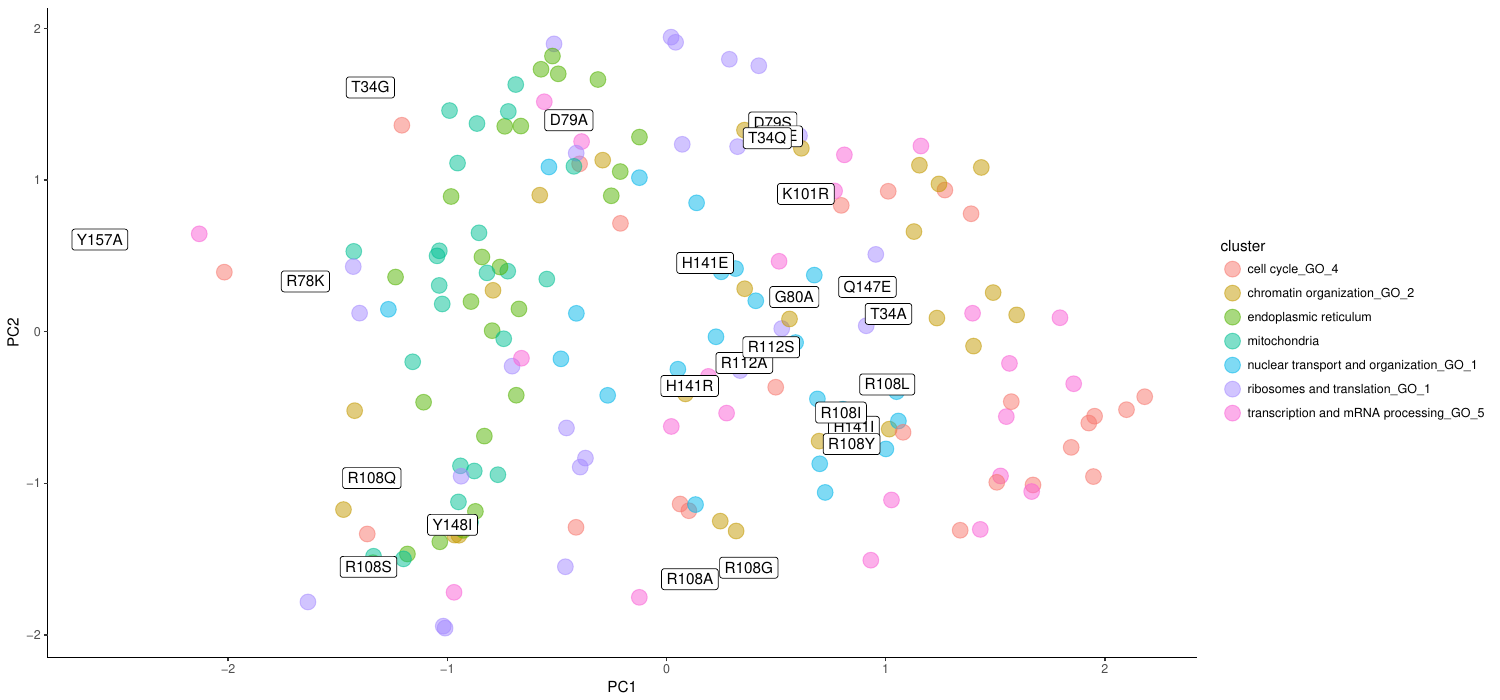

Recreate this plot in R.
library(tidyverse)
library(mclust)
library(ggcorrplot)
library(pcaMethods)

##### correlations between mutants
load("clustered_correlations/correlation_RData/mutants_only.RData")
mutants <- c("T34G","D79A","H141E","D79S","T34Q","R112S","R112A","R78K",
             "H141R","K101R","T34E","R108Y","NTER3XFLAG WT","CTER3XFLAG WT","R108G","R108Q",
             "Q147E","R108L","H141I","R108A","T34A","Y148I","G80A","Y157A",
             "R108S","R108I","K143Y","T34N","N84Y","E115I","K154M","T137G",
             "K143W","T139A","N105L","GSP1-NAT","K143H","K132H","K169I","K129F",
             "A180T","E115A","N105V","H141V","T34S","K129E","K129I","F58L",
             "N102I","T34D","T139R","N102K","T34L","T34Y","Q147L","F58A",
             "N102M","R108D","K129T")
selected_mutants <- c("T34G","D79A","H141E","D79S","T34Q","R112S","R112A","R78K",
             "H141R","K101R","T34E","R108Y","R108G","R108Q",
             "Q147E","R108L","H141I","R108A","T34A","Y148I","G80A","Y157A",
             "R108S","R108I")
cluster_annotation <- read_tsv("clustered_correlations/clusters/GO_slims_2018-03-05_pearson_complete_clusters.txt", col_names = T)
correlations_df <- as_tibble(correlations_df)
clusters_to_consider <- read_tsv("choose_clusters/clusters_to_consider.txt")
representative_clusters <- read_tsv("choose_clusters/representative_clusters.txt")
correlations_df_to_consider <- correlations_df %>% 
  filter(cluster %in% clusters_to_consider$clusters_to_consider)

# correlation between clusters
corr_spread <- correlations_df_to_consider %>% 
  mutate("pair" = str_c(Gene_uniq1, Gene_uniq2, sep = " ")) %>% 
  select(pair, cluster, correlation) %>%
  spread(cluster, correlation)
corr_spread_matrix <- as.matrix(corr_spread[, -1])
rownames(corr_spread_matrix) <- corr_spread$pair
##### correlations between mutants
cormat <- cor(corr_spread_matrix[,], use = "pairwise.complete.obs")
cormat %>% ggcorrplot(hc.order = TRUE, tl.cex = 5,
                      outline.col = "white",
                      insig = "blank") + ggtitle("Pearson correlation")


# correlation between mutations
first_half <- correlations_df_to_consider %>% 
  mutate("mut_cluster" = str_c(Gene_uniq2, cluster, sep = " ")) %>% 
  select("mutant" = Gene_uniq1, mut_cluster, correlation)
second_half <- correlations_df_to_consider %>% 
  mutate("mut_cluster" = str_c(Gene_uniq1, cluster, sep = " ")) %>% 
  select("mutant" = Gene_uniq2, mut_cluster, correlation)
mut_corr_df <- bind_rows(first_half, second_half)
corr_spread <- mut_corr_df %>% 
  spread(mutant, correlation)
corr_spread_matrix <- as.matrix(corr_spread[, -1])
rownames(corr_spread_matrix) <- corr_spread$mut_cluster
##### correlations between mutants
cormat <- cor(corr_spread_matrix[,], use = "pairwise.complete.obs")
cormat %>% ggcorrplot(hc.order = TRUE, tl.cex = 5,
                      outline.col = "white",
                      insig = "blank") + ggtitle("Pearson correlation")

representative_corr_df <- correlations_df %>% 
  filter(Gene_uniq1 %in% selected_mutants & Gene_uniq2 %in% selected_mutants) %>% 
  filter(cluster %in% representative_clusters$representative_clusters)
first_half <- representative_corr_df %>% 
  mutate("mut_cluster" = str_c(Gene_uniq2, cluster, sep = " - ")) %>% 
  select("mutant" = Gene_uniq1, mut_cluster, correlation)
second_half <- representative_corr_df %>% 
  mutate("mut_cluster" = str_c(Gene_uniq1, cluster, sep = " - ")) %>% 
  select("mutant" = Gene_uniq2, mut_cluster, correlation)
representative_mut_corr_df <- bind_rows(first_half, second_half)
representative_spread <- representative_mut_corr_df %>% 
  select(mutant, mut_cluster, correlation) %>% 
  spread(mut_cluster, correlation)
representative_spread_matrix <- as.matrix(representative_spread[-1])
rownames(representative_spread_matrix) <- representative_spread$mutant

pca_wrap <- function(data, pcn = 2) {
  #### first remove columns with more than half NA
  #data <- data[, -which(colMeans(is.na(data)) > 0.5)]  # remove columns that are more than half NA
  data <- data[, colSums(is.na(data)) < (nrow(data)/2)]
  data_preped <- pcaMethods::prep(data[, -1], center = FALSE, scale = "none")
  pca <- pcaMethods::pca(data_preped, nPcs = pcn)
  scores <- as_tibble(scale(scores(pca))) %>% 
    add_column(., "mutant" = data$mutant)
  loadings <- as_tibble(scale(loadings(pca)))
  loadings <- add_column(loadings, "variables" = colnames(data[-1]))
  return(list("all" = pca, "scores" = scores, "loadings" = loadings, "cum_var" = R2cum(pca)))
}
principal_components <- str_c("PC", 1:10)
core_pca <- pca_wrap(representative_spread, pcn = length(principal_components))
core_pca$loadings <- core_pca$loadings %>% 
  separate(col = variables, into = c("mut", "cluster"), sep = " - ")
plots <- list()
for (pc in principal_components[2:length(principal_components)]) {
  plots[[pc]] <-  ggplot(data = core_pca$scores, aes_string("PC1", pc)) + 
    theme_classic() +
    geom_point(data = core_pca$loadings, aes_string("PC1", pc, color = "cluster"), 
               size = 5, alpha = 0.5) +
    geom_label(aes(label = mutant))
}
pdf("mutant_pairwise_corr_PCA.pdf", width = 15)
print(plots)
dev.off()
